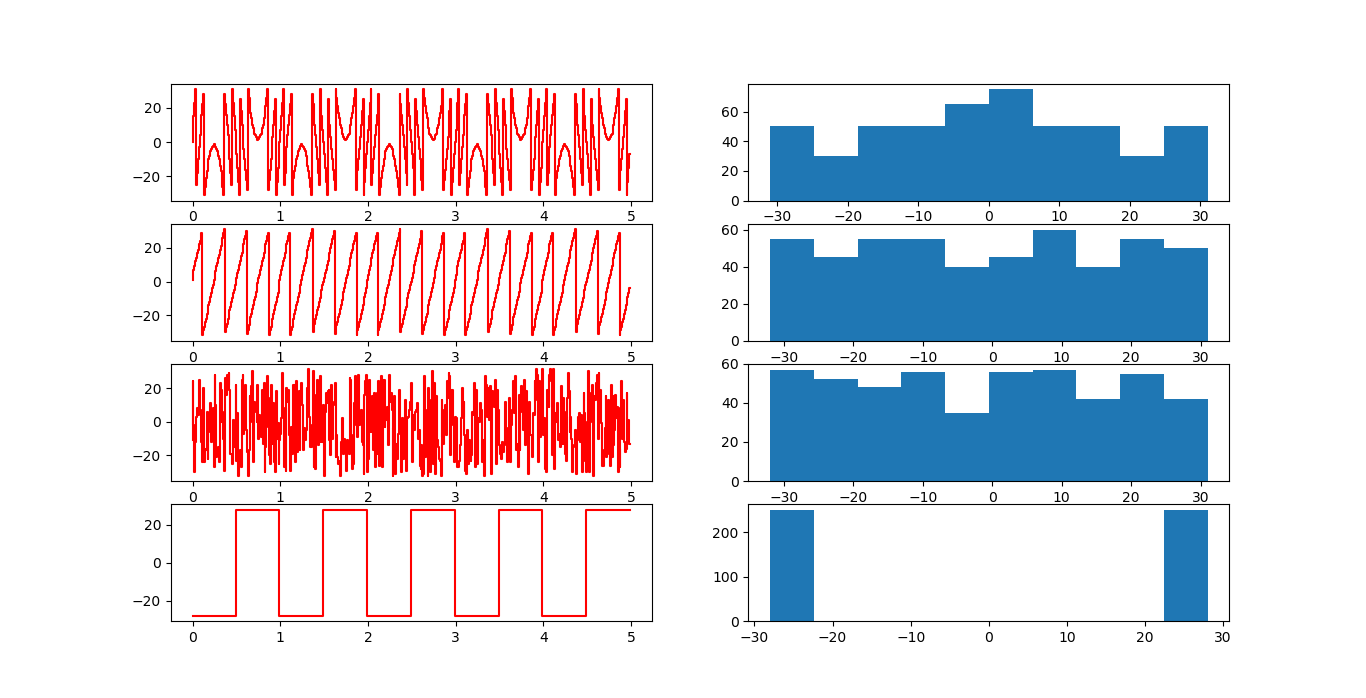

Source code (Python):
import numpy as np
import scipy.signal as sc
import matplotlib.pyplot as plt

signalFrec = 1
NC         = 500
fsC        = 100
Bits       = 2
tC         = np.arange(0,NC/fsC,1/fsC)
signalC    = np.array([(2**7-1)*np.sin(2*np.pi*signalFrec*tC),
             (2**7-1)*sc.sawtooth(2*np.pi*tC,1),
             (2**7-1)*np.random.normal(0,1,len(tC)),
             100*sc.square(2*np.pi*tC,0.5)],dtype='int16')

signalQ  = np.copy(signalC)
signalQ += (2**(8-Bits))//2
signalQ  &= 0xFFFF<<(8-Bits)

fig      = plt.figure()
for i in range(len(signalC)):
    contiAxe = fig.add_subplot(4,2,2*i+1)
    plt.step(tC,signalC[i]-signalQ[i],'r-')
    contiAxe = fig.add_subplot(4,2,2*i+2)
    plt.hist(signalC[i]-signalQ[i])

plt.show()
